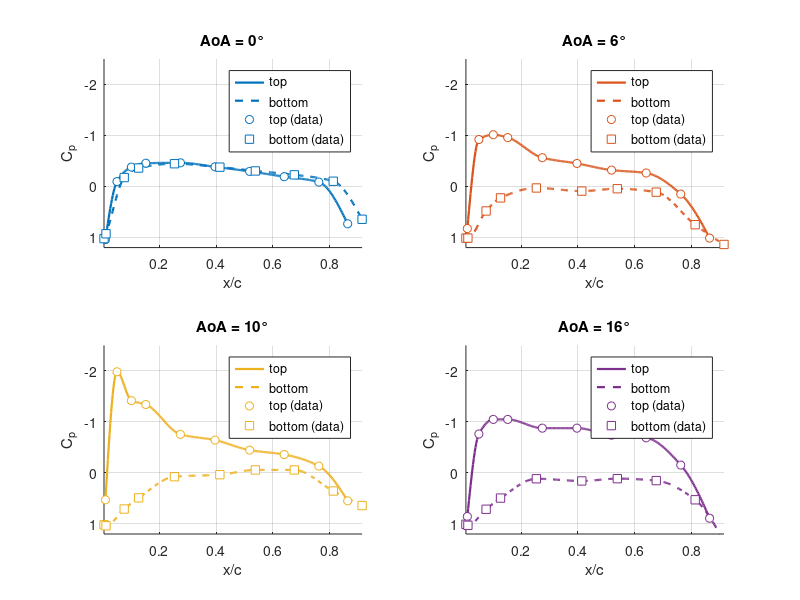

MATLAB code to generate this figure: (Note: this script raises an error after producing the figure.)
% Pressure_Cp_30ms_SeparatedTopBottom.m
% One subplot per AoA, separate smooth lines for top and bottom (V = 30 m/s)

x = [0.005066667, 0.010133333, 0.012066667, 0.0508, 0.0762, 0.1016, ...
     0.127, 0.1524, 0.253333333, 0.274333333, 0.413333333, 0.396266667, ...
     0.538466667, 0.5182, 0.675666667, 0.640133333, 0.8128, 0.762, ...
     0.9144, 0.8636];

Cp_matrix = [
    1.023592816	1.042548239	0.928815704	-0.094777113	-0.173885563	-0.379108451	-0.360598803	-0.454930141	-0.444930141	-0.462687958	-0.377910845	-0.384331338	-0.30328676	-0.294777113	-0.22746507	-0.190598803	-0.10164338	-0.08509648	0.644484366	0.733592816;
    1.014115156	0.826316053	1.014115156	-0.920215605	0.481459372	-1.014115156	0.225358924	-0.957775425	0.030239282	-0.563397309	0.091459372	-0.450717847	0.045239282	-0.320239282	0.112679462	-0.262918744	0.75119641	0.150239282	1.13851695	1.014115156;
   1.019514761	0.528637284	1.038394664	-1.982389814	0.709757381	-1.415992724	0.490877478	-1.340473112	0.075519612	-0.75519612	0.036558836	-0.641916702	-0.056639709	-0.445438739	-0.056639709	-0.358718157	0.356639709	-0.132159321	0.641916702	0.549514761;
    1.010011573	0.857556996	1.029068395	-0.762272885	0.714534198	-1.048125217	0.495477375	-1.048125217	0.116227289	-0.876613818	0.159625043	-0.876613818	0.114340933	-0.738306909	0.152454577	-0.686045597	0.528681866	-0.152454577	1.352647842	0.890954751;
    ];

angles = {'0°','6°','10°','16°'};

% Indices: top = odd taps, bottom = even taps
idx_bot = 1:2:length(x);
idx_top = 2:2:length(x);

% Sorted x and permutations for each set
[x_top_sorted, p_top] = sort(x(idx_top));
[x_bot_sorted, p_bot] = sort(x(idx_bot));

% Fine grids for smoothing
xq_top = linspace(min(x_top_sorted), max(x_top_sorted), 300);
xq_bot = linspace(min(x_bot_sorted), max(x_bot_sorted), 300);

figure;
colors = lines(size(Cp_matrix,1));

for i = 1:size(Cp_matrix,1)
    Cp = Cp_matrix(i,:);
    Cp_top = Cp(idx_top); Cp_bot = Cp(idx_bot);
    Cp_top_sorted = Cp_top(p_top);
    Cp_bot_sorted = Cp_bot(p_bot);

    Cp_top_smooth = pchip(x_top_sorted, Cp_top_sorted, xq_top);
    Cp_bot_smooth = pchip(x_bot_sorted, Cp_bot_sorted, xq_bot);

    ax = subplot(2,2,i);
    hold(ax,'on'); 
    grid(ax,'on');
    plot(ax, xq_top, Cp_top_smooth, '-', 'Color', colors(i,:), 'LineWidth', 1.6);
    plot(ax, xq_bot, Cp_bot_smooth, '--', 'Color', colors(i,:), 'LineWidth', 1.6);
    plot(ax, x_top_sorted, Cp_top_sorted, 'o', 'Color', colors(i,:), 'MarkerFaceColor','w', 'MarkerSize',6);
    plot(ax, x_bot_sorted, Cp_bot_sorted, 's', 'Color', colors(i,:), 'MarkerFaceColor','w', 'MarkerSize',6);

    xlabel(ax, 'x/c');
    ylabel(ax, 'C_p');
    ylim([-2.5 1.2])
    title(ax, ['AoA = ' angles{i}]);
    legend(ax, {'top ','bottom ','top (data)','bottom (data)'}, 'Location','best');
    set(ax, 'YDir', 'reverse'); % aerodynamic convention
    xlim(ax, [min(x) max(x)]);
    hold(ax,'off');
end

sgtitle('C_p vs x/c per AoA (V = 30 m/s)');
